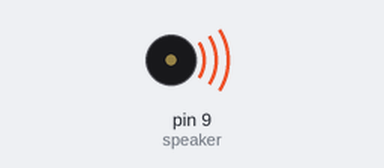
The sketch below on a simulated Arduino Uno, built with avr-gcc and run on an emulated ATmega328P. Parts: buzzer (waves = sounding).

Above: at 0.38 s.
At 11.1 s:
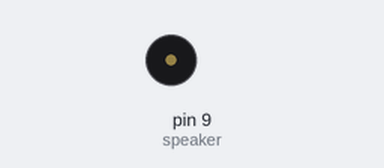
Timing chart, 0 to 18.4 s (numbered marks = the images above):
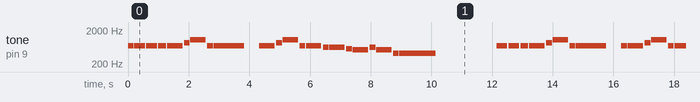

The sketch:

Piezo.ino
```cpp
int speaker = 9;
// 다장조
//int low_sol = 392;
//int low_si = 494;
//int high_do = 523;
//int high_le = 587;
//int high_mi = 659;
//int high_sol = 784;
//int high_si = 988;

// 하나 올림
int low_sol = 415;
int low_si = 523;
int high_do = 554;
int high_le = 622;
int high_mi = 698;
int high_sol = 831;
int high_si = 1047;

// 4분음표, 8분음표, 점4분음표 ...
int four = 490;
int eight = 190;
int four_half = 510;
int eight_half = 360;
int eight_dhalf = 260;
int two = 1000;
int two_half = 1200;

// 음계
int scale[44] = {
  high_mi, high_mi, high_mi,
  high_mi, high_mi, high_sol, high_si, high_mi, high_mi,
  high_mi, high_sol, high_si, high_mi, high_mi, high_le, high_le, high_do,
  low_si, high_le, low_si, low_sol, low_sol,

  high_mi, high_mi, high_mi,
  high_mi, high_sol, high_si, high_mi, high_mi,
  high_mi, high_mi, high_sol, high_si, high_mi, high_mi, high_le, high_le, high_do, low_si,
  high_le, low_si, low_sol, low_sol
};

// 음 길이
int note[] = {
  eight, eight_half, eight_half, eight_dhalf, //3
  four_half, eight, four_half, eight, two, //8
  four_half, eight, four_half, eight, four_half, eight, four_half, eight,
  four_half, eight, four_half, eight, two_half, //21

  eight_half, eight_half, eight_dhalf, //24
  four_half, eight, four_half, eight, two, //29
  eight, four_half, eight, four_half, eight, four_half, eight, four_half, eight, four_half,
  eight, four_half, eight, two_half //43
};

// 도레미파솔라시x2
int scale_x[16] = {262, 294, 339, 349, 392, 440, 494, 523, 587, 659, 698, 784, 880, 988, 1047};

void setup(){
  pinMode(speaker, OUTPUT);
}

void loop(){
  for(int i=0; i<44; i++){
    tone(speaker, scale[i], note[i]);
    if(i == 8 || i == 29)
      delay(1500);
    else if(i == 21 || i == 43)
      delay(3200);
    else delay(note[i]*1.1);

  }
  delay(4000);
}
```

Measured:
- by itself, tone on pin 9 (speaker): plays 698 Hz for 0.19 s, 698 Hz for 0.36 s, 698 Hz for 0.36 s, 698 Hz for 0.26 s, 698 Hz for 0.51 s, 831 Hz for 0.19 s … (208 notes in this stretch)
